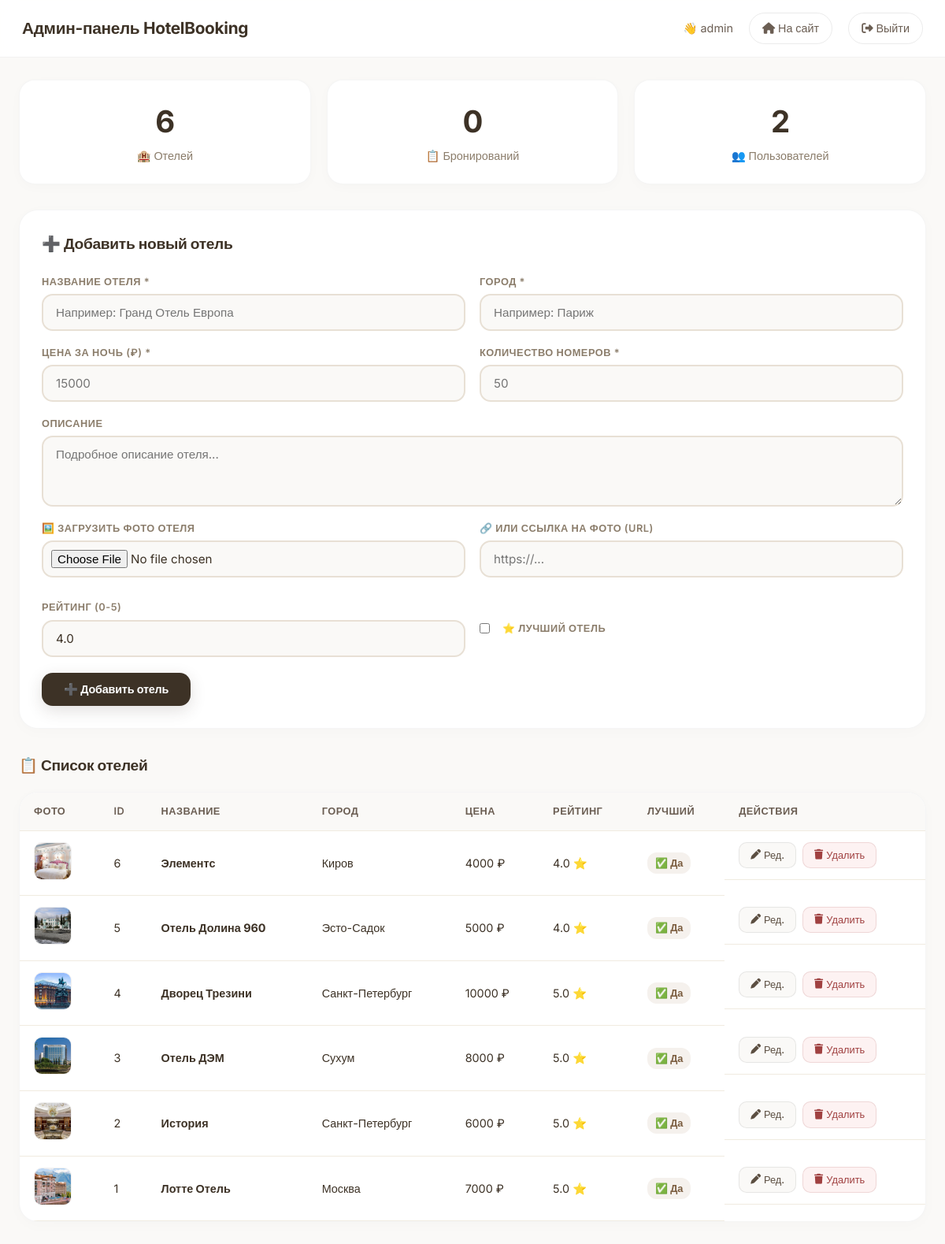
The page /admin (signed in) on the database its author committed.
### tables this page shows
CREATE TABLE hotels (
            id INTEGER PRIMARY KEY AUTOINCREMENT,
            name TEXT NOT NULL,
            city TEXT NOT NULL,
            price_per_night INTEGER NOT NULL,
            rooms_total INTEGER NOT NULL,
            description TEXT,
            image_url TEXT,
            is_featured INTEGER DEFAULT 0,
            rating REAL DEFAULT 4.0
        );

### main.py (the view)
@app.route('/admin')
@admin_required
def admin():
    conn = get_db()
    cursor = conn.cursor()
    cursor.execute("SELECT * FROM hotels ORDER BY id DESC")
    hotels = cursor.fetchall()
    cursor.execute("SELECT COUNT(*) FROM bookings")
    total_bookings = cursor.fetchone()[0]
    cursor.execute("SELECT COUNT(*) FROM users")
    total_users = cursor.fetchone()[0]
    conn.close()
    return render_template('admin.html', hotels=hotels, total_bookings=total_bookings, total_users=total_users)

### main.py (called while the page is built)
def admin_required(f):
    @wraps(f)
    def decorated_function(*args, **kwargs):
        if not session.get('is_admin'):
            flash('У вас нет доступа к этой странице', 'error')
            return redirect(url_for('login'))
        return f(*args, **kwargs)
    return decorated_function

def get_db():
    conn = sqlite3.connect('hotels.db')
    conn.row_factory = sqlite3.Row
    return conn

### templates/admin.html (shortened to what this page needs)
<!DOCTYPE html>
<html lang="ru">
<head>
    <link rel="stylesheet" href="https://cdnjs.cloudflare.com/ajax/libs/font-awesome/6.4.0/css/all.min.css">
</head>
<body>
    <div class="header">
        <h2>Админ-панель HotelBooking</h2>
        <div class="header-right">
            <span>👋 {{ session.username }}</span>
            <a href="/"><i class="fas fa-home"></i> На сайт</a>
            <a href="/logout"><i class="fas fa-sign-out-alt"></i> Выйти</a>
        </div>
    </div>
    <div class="container">
        <div class="admin-stats">
            <div class="stat-card">
                <div class="stat-number">{{ hotels|length }}</div>
                <p>🏨 Отелей</p>
            </div>
            <div class="stat-card">
                <div class="stat-number">{{ total_bookings }}</div>
                <p>📋 Бронирований</p>
            </div>
            <div class="stat-card">
                <div class="stat-number">{{ total_users }}</div>
                <p>👥 Пользователей</p>
            </div>
        </div>
        <div class="add-hotel-form">
            <h3>➕ Добавить новый отель</h3>
            <form method="POST" action="/admin/add_hotel" enctype="multipart/form-data">
                <div class="form-grid">
                    <div class="form-group">
                        <label>Название отеля *</label>
                        <input type="text" name="name" required placeholder="Например: Гранд Отель Европа">
                    </div>
                    <div class="form-group">
                        <label>Город *</label>
                        <input type="text" name="city" required placeholder="Например: Париж">
                    </div>
                    <div class="form-group">
                        <label>Цена за ночь (₽) *</label>
                        <input type="number" name="price" required placeholder="15000" min="0">
                    </div>
                    <div class="form-group">
                        <label>Количество номеров *</label>
                        <input type="number" name="rooms" required placeholder="50" min="1">
                    </div>
                    <div class="form-group full-width">
                        <label>Описание</label>
                        <textarea name="description" placeholder="Подробное описание отеля..."></textarea>
                    </div>
                    <div class="form-group">
                        <label>🖼️ Загрузить фото отеля</label>
                        <input type="file" name="hotel_image" accept="image/*" id="hotel_image" onchange="previewImage()">
                    </div>
                    <div class="form-group">
                        <label>🔗 Или ссылка на фото (URL)</label>
                        <input type="text" name="image_url" placeholder="https://...">
                    </div>
                    <div class="form-group">
                        <label>Рейтинг (0-5)</label>
                        <input type="number" name="rating" step="0.1" min="0" max="5" value="4.0">
                    </div>
                    <div class="form-group checkbox-label">
                        <input type="checkbox" name="is_featured" id="is_featured">
                        <label for="is_featured">⭐ Лучший отель</label>
                    </div>
                </div>
                <button type="submit" class="btn btn-primary">➕ Добавить отель</button>
            </form>
        </div>
        <h3 class="section-title">📋 Список отелей</h3>
        <div class="hotels-table">
            <div class="table-wrapper">
                <table>
                    <thead>
                        <tr>
                            <th>Фото</th>
                            <th>ID</th>
                            <th>Название</th>
                            <th>Город</th>
                            <th>Цена</th>
                            <th>Рейтинг</th>
                            <th>Лучший</th>
                            <th>Действия</th>
                        </tr>
                    </thead>
                    <tbody>
                        {% for hotel in hotels %}
                        <tr>
                            <td>
                                {% if hotel.image_url %}
                                    <img src="{{ hotel.image_url }}" class="hotel-image-preview" alt="{{ hotel.name }}">
                                {% else %}
                                    <span class="no-photo">Нет</span>
                                {% endif %}
                            </td>
                            <td>{{ hotel.id }}</td>
                            <td><strong>{{ hotel.name }}</strong></td>
                            <td>{{ hotel.city }}</td>
                            <td>{{ hotel.price_per_night }} ₽</td>
                            <td>{{ hotel.rating }} ⭐</td>
                            <td>
                                {% if hotel.is_featured %}
                                    <span class="badge-featured badge-yes">✅ Да</span>
                                {% else %}
                                    <span class="badge-featured badge-no">—</span>
                                {% endif %}
                            </td>
                            <td class="action-buttons">
                                <a href="/admin/edit_hotel/{{ hotel.id }}" class="edit-btn"><i class="fas fa-pen"></i> Ред.</a>
                                <a href="/admin/delete_hotel/{{ hotel.id }}" class="delete-btn" onclick="return confirm('Удалить отель {{ hotel.name }} и все его бронирования?')"><i class="fas fa-trash"></i> Удалить</a>
                            </td>
                        </tr>
                        {% endfor %}
                    </tbody>
                </table>
            </div>
        </div>
    </div>
</body>
</html>

### rows shown on the page
hotels: image_url (picture), id "6", name "Элементс", city "Киров", price_per_night "4000", rating "4.0", is_featured "✅ Да"
hotels: image_url (picture), id "5", name "Отель Долина 960", city "Эсто-Садок", price_per_night "5000", rating "4.0", is_featured "✅ Да"
hotels: image_url (picture), id "4", name "Дворец Трезини", city "Санкт-Петербург", price_per_night "10000", rating "5.0", is_featured "✅ Да"
hotels: image_url (picture), id "3", name "Отель ДЭМ", city "Сухум", price_per_night "8000", rating "5.0", is_featured "✅ Да"
hotels: image_url (picture), id "2", name "История", city "Санкт-Петербург", price_per_night "6000", rating "5.0", is_featured "✅ Да"
hotels: image_url (picture), id "1", name "Лотте Отель", city "Москва", price_per_night "7000", rating "5.0", is_featured "✅ Да"

### other values the page prints
{{ session.username }} "admin"
{{ hotels|length }} "6"
{{ total_bookings }} "0"
{{ total_users }} "2"
